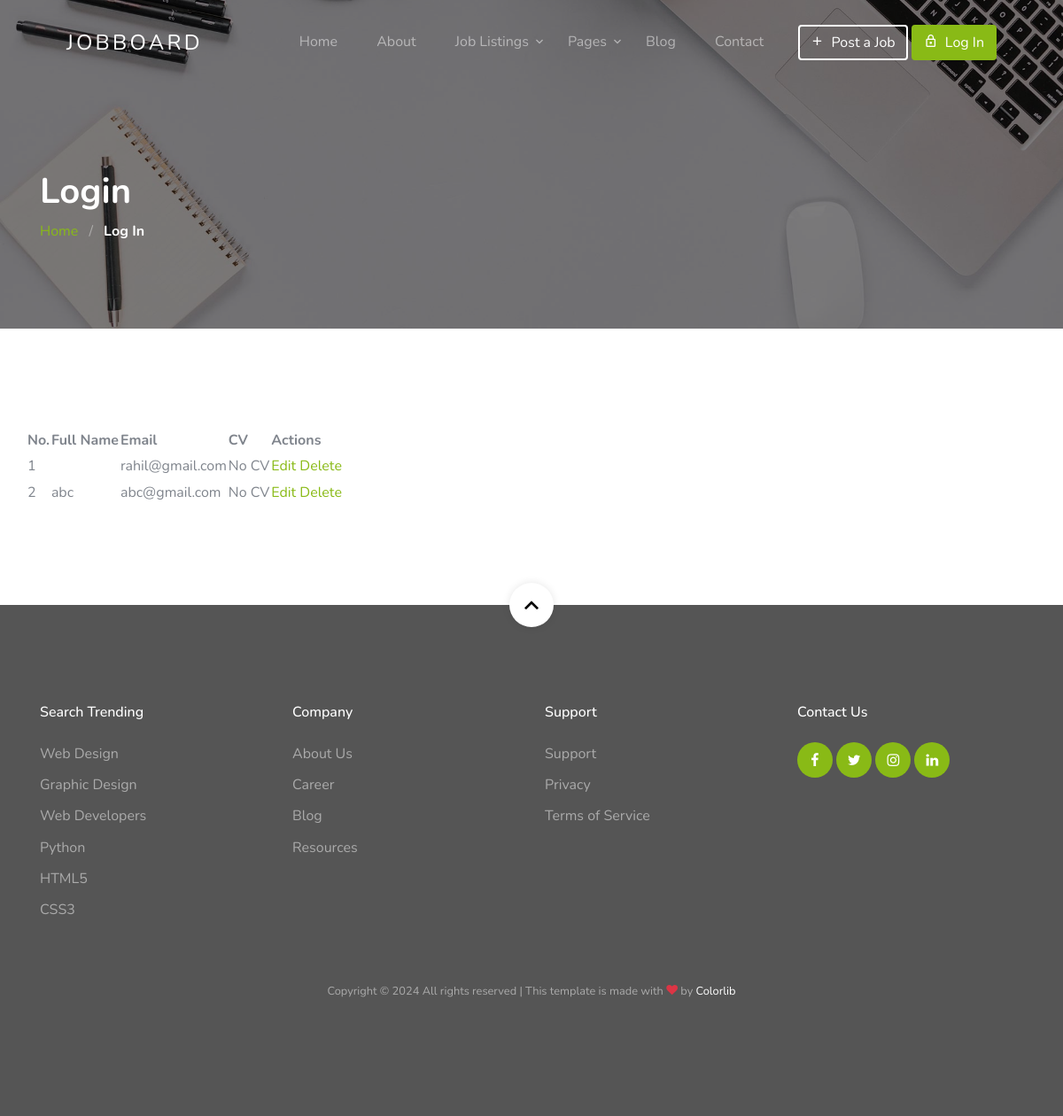
The app's page /Crud/, older data.
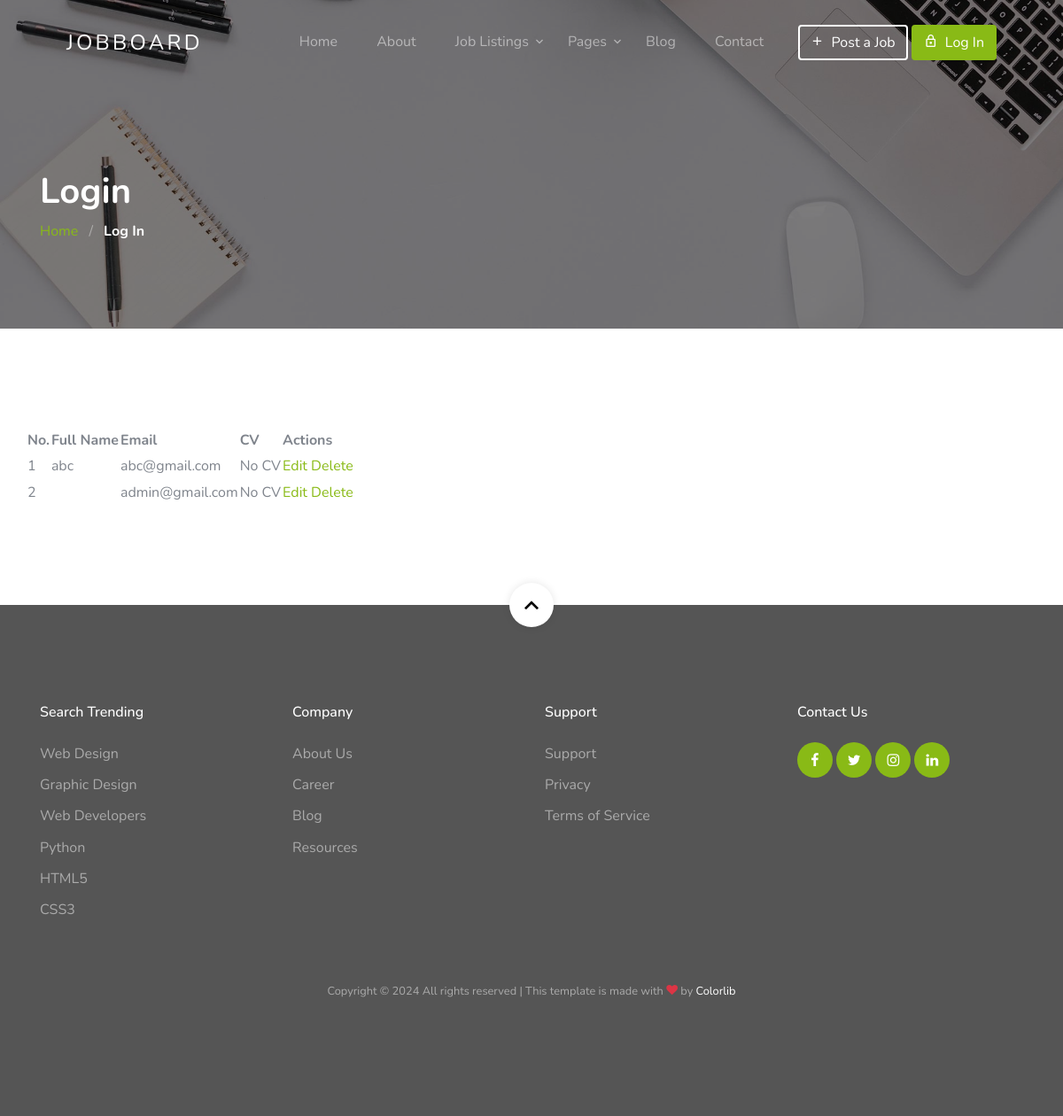
The same page, newer data.
### Jobs/models.py (models this page shows, shortened)
class User(AbstractBaseUser, PermissionsMixin):
    email = models.EmailField(unique=True)
    name = models.CharField(max_length=255, blank=True, default='')
    is_active = models.BooleanField(default=True)
    is_staff = models.BooleanField(default=False)
    date_joined = models.DateTimeField(default=timezone.now)
    last_login = models.DateTimeField(blank=True, null=True)
    objects = CustomUserManager()
    USERNAME_FIELD = 'email'
    EMAIL_FIELD = 'email'
    REQUIRED_FIELDS = []
    class Meta:
        verbose_name = 'User'
        verbose_name_plural = 'Users'

### Jobs/views.py (the view)
# urls.py: path("Crud/",views.crud),
def crud(request):
    stu=User.objects.all()
    context={
        'stu':stu
    }
    return render(request,'crud.html',context)

### Jobs/Template/crud.html (shortened to what this page needs)
<!doctype html>
<html lang="en">
<head>
  {% load static %}
  <link rel="stylesheet" href="{% static 'css/custom-bs.css'%}">
  <link rel="stylesheet" href="{% static 'css/jquery.fancybox.min.css'%}">
  <link rel="stylesheet" href="{% static 'css/bootstrap-select.min.css'%}">
  <link rel="stylesheet" href="{% static 'fonts/icomoon/style.css'%}">
  <link rel="stylesheet" href="{% static 'fonts/line-icons/style.css'%}">
  <link rel="stylesheet" href="{% static 'css/owl.carousel.min.css'%}">
  <link rel="stylesheet" href="{% static 'css/animate.min.css'%}">
  <link rel="stylesheet" href="{% static 'css/quill.snow.css'%}">
  <link rel="stylesheet" href="{% static 'css/style.css'%}">
</head>
<body id="top">
  <div class="site-wrap">
    <header class="site-navbar mt-3">
      <div class="container-fluid">
        <div class="row align-items-center">
          <div class="site-logo col-6"><a href="/index/">JobBoard</a></div>
          <nav class="mx-auto site-navigation">
            <ul class="site-menu js-clone-nav d-none d-xl-block ml-0 pl-0">
              <li><a href="/index/" class="nav-link">Home</a></li>
              <li><a href="/about/">About</a></li>
              <li class="has-children">
                <a href="/job-listings/">Job Listings</a>
              </li>
              <li class="has-children">
                <a href="/services/">Pages</a>
              </li>
              <li><a href="/blog/">Blog</a></li>
              <li><a href="/contact/">Contact</a></li>
            </ul>
          </nav>
          <div class="right-cta-menu text-right d-flex aligin-items-center col-6">
            <div class="ml-auto">
              <a href="/post-job/" class="btn btn-outline-white border-width-2 d-none d-lg-inline-block"><span
                  class="mr-2 icon-add"></span>Post a Job</a>
              <a href="/login/" class="btn btn-primary border-width-2 d-none d-lg-inline-block"><span
                  class="mr-2 icon-lock_outline"></span>Log In</a>
            </div>
          </div>
        </div>
      </div>
    </header>
    <section class="section-hero overlay inner-page bg-image" style="background-image: url('images/hero_1.jpg');"
      id="home-section">
      <div class="container">
        <div class="row">
          <div class="col-md-7">
            <h1 class="text-white font-weight-bold">Login</h1>
            <div class="custom-breadcrumbs">
              <a href="#">Home</a> <span class="mx-2 slash">/</span>
              <span class="text-white"><strong>Log In</strong></span>
            </div>
          </div>
        </div>
      </div>
    </section>
    <section class="site-section">
      <div class="container">
        <div class="row">
      <table>
        <thead>
            <tr>
                <th>No.</th>
                <th>Full Name</th>
                <th>Email</th>
                <th>CV</th>
                <th>Actions</th>
            </tr>
        </thead>
        <tbody>
            {% for user in stu %}
            <tr>
                <td>{{ forloop.counter }}</td>
                <td>{{ user.name }}</td>
                <td>{{ user.email }}</td>
                <td>
                    {% if user.signin_set.exists %}
                        <a href="{{ user.signin_set.first.file.url }}" target="_blank">View CV</a>
                    {% else %}
                        No CV
                    {% endif %}
                </td>
                <td>
                    <a href="/update/{{ user.id }}/">Edit</a>
                    <a href="/delete/{{ user.id }}/">Delete</a>
                </td>
            </tr>
            {% endfor %}
        </tbody>
    </table>
    </section>
    <footer class="site-footer">
      <a href="#top" class="smoothscroll scroll-top">
        <span class="icon-keyboard_arrow_up"></span>
      </a>
      <div class="container">
        <div class="row mb-5">
          <div class="col-6 col-md-3 mb-4 mb-md-0">
            <h3>Search Trending</h3>
            <ul class="list-unstyled">
              <li><a href="#">Web Design</a></li>
              <li><a href="#">Graphic Design</a></li>
              <li><a href="#">Web Developers</a></li>
              <li><a href="#">Python</a></li>
              <li><a href="#">HTML5</a></li>
              <li><a href="#">CSS3</a></li>
            </ul>
          </div>
          <div class="col-6 col-md-3 mb-4 mb-md-0">
            <h3>Company</h3>
            <ul class="list-unstyled">
              <li><a href="#">About Us</a></li>
              <li><a href="#">Career</a></li>
              <li><a href="#">Blog</a></li>
              <li><a href="#">Resources</a></li>
            </ul>
          </div>
          <div class="col-6 col-md-3 mb-4 mb-md-0">
            <h3>Support</h3>
            <ul class="list-unstyled">
              <li><a href="#">Support</a></li>
              <li><a href="#">Privacy</a></li>
              <li><a href="#">Terms of Service</a></li>
            </ul>
          </div>
          <div class="col-6 col-md-3 mb-4 mb-md-0">
            <h3>Contact Us</h3>
            <div class="footer-social">
              <a href="#"><span class="icon-facebook"></span></a>
              <a href="#"><span class="icon-twitter"></span></a>
              <a href="#"><span class="icon-instagram"></span></a>
              <a href="#"><span class="icon-linkedin"></span></a>
            </div>
          </div>
        </div>
        <div class="row text-center">
          <div class="col-12">
            <p class="copyright"><small>
                Copyright &copy;
                <script>document.write(new Date().getFullYear());</script> All rights reserved | This template is made
                with <i class="icon-heart text-danger" aria-hidden="true"></i> by <a href="https://colorlib.com"
                  target="_blank">Colorlib</a>
              </small></p>
          </div>
        </div>
      </div>
    </footer>
  </div>
</body>
</html>

Row changes from the older to the newer data that the page shows:
removed User: email "rahil@gmail.com"
added User: email "admin@gmail.com"
